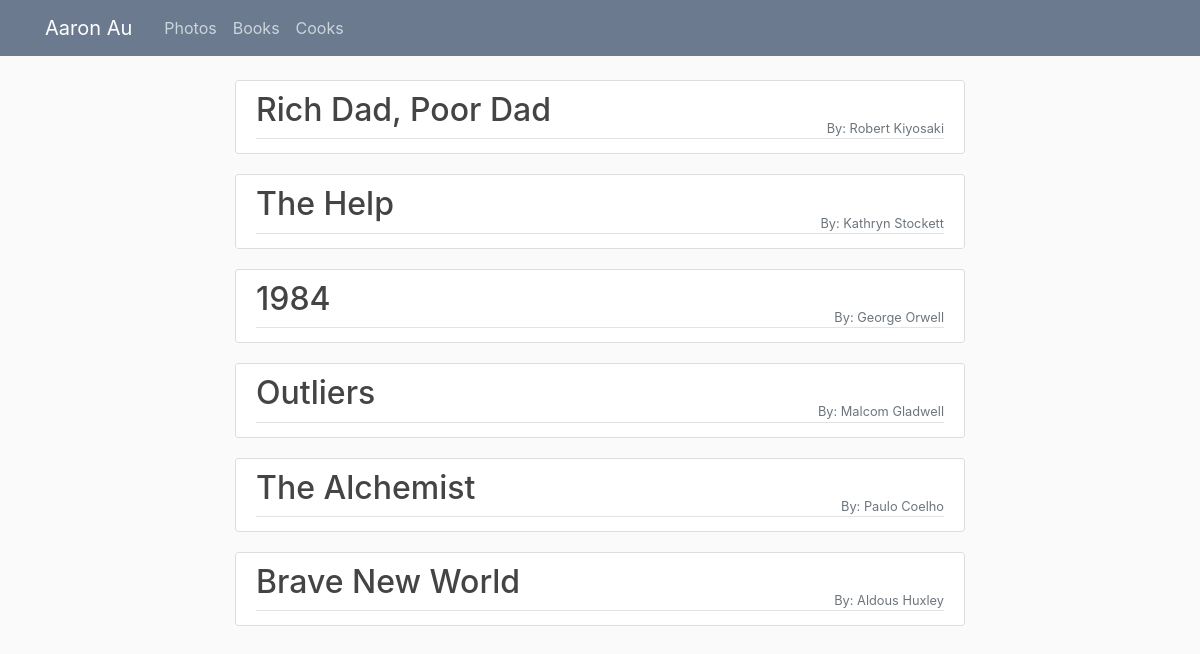
Page /reads/ on the committed database.
### book/models.py (models this page shows, shortened)
class Book(models.Model):
	title = models.CharField(max_length=100)
	writer = models.CharField(max_length=100, default='unknown author')
	GENRES = (
		('SF', 'Science Fiction'),
		('F', 'Fantasy'),
		('Myt', 'Mythology'),
		('Ad', 'Adventure'),
		('Mys', 'Mystery'),
		('Dr', 'Drama'),
		('Rom', 'Romance'),
		('Hor', 'Horror'),
		('Com', 'Comdey'),
		('Th', 'Thriller'),
		('Dy', 'Dystopia'),
	)
	genre = models.CharField(max_length=3, choices=GENRES, default='SF')
	image = models.ImageField(default='default_book.png', upload_to='books')

### book/views.py (the view)
# urls.py: path('', BookListView.as_view(), name='book-home'),
class BookListView(ListView):
	model = Book
	template_name = 'book/home.html'
	context_object_name = 'books'
	def get_context_data(self, **kwargs):
		context = super().get_context_data(**kwargs)
		context['page'] = 'Books'
		context['css'] = 'book/main.css'
		return context

### book/templates/book/home.html
{% extends "base.html" %}
{% block content %}
    {% for book in books %}
    <div class="detail">
      <a href="{% url 'book-detail' book.id %}">
        <article class="media content-section">
          <div class="media-body">
            <div style="position:relative; text-align:left;" class="article-metadata">
              <h2 style="display:inline-block;">{{ book.title }}</h2>
              <small style="position: absolute; bottom:0; right:0" class="text-muted"> By: {{ book.writer }}</small>
            </div>
          </div>
        </article>
      </a>
    </div>
    {% endfor %}
{% endblock content %}

### static/static/static/base.css (style rules this page uses)
body { background: #fafafa; color: #333333; margin-top: 5rem; }
h1, h2, h3, h4, h5, h6 { color: #444444; }
.content-section { background: #ffffff; padding: 10px 20px; border: 1px solid #dddddd; border-radius: 3px; margin-bottom: 20px; }
.article-metadata { padding-bottom: 1px; margin-bottom: 4px; border-bottom: 1px solid #e3e3e3; text-align: left; }

### book/static/book/main.css (style rules this page uses)
a { text-decoration: none; color: #6B7A8F; }
.detail { background-color: #ffffff; }

### rows in the picture
Book: title "Rich Dad, Poor Dad", writer "Robert Kiyosaki"
Book: title "The Help", writer "Kathryn Stockett"
Book: title "1984", writer "George Orwell"
Book: title "Outliers", writer "Malcom Gladwell"
Book: title "The Alchemist", writer "Paulo Coelho"
Book: title "Brave New World", writer "Aldous Huxley"
